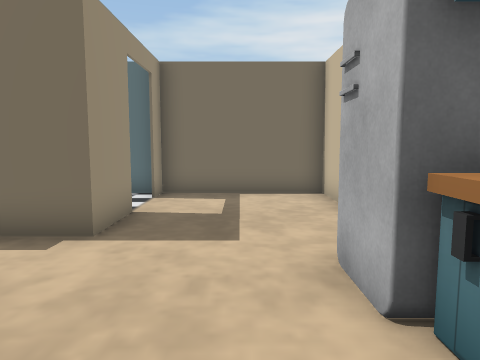
view 1 (above)

14 first-person views from a walk through a scene from a Unity 3-D project. The camera is 1.5 m above the floor, tilts 6° down and sees 70° across. The floor is counted in squares, 1 m on a side. Each view is taken from the middle of a square. On the plan, view 1 faces up. The plan holds only what a view shows up to about 16 squares ahead; the rest is blank. The player character is not drawn.

view 2
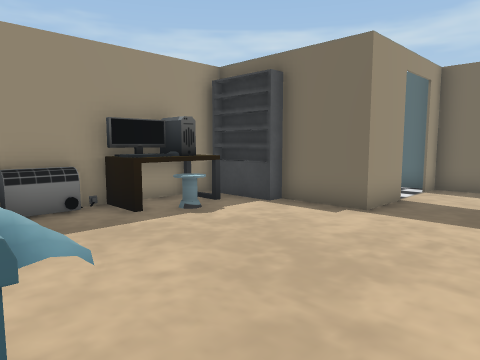

view 3
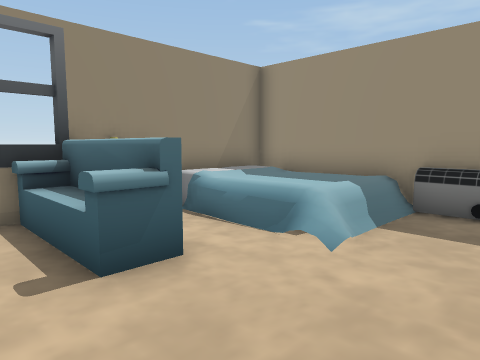

view 4
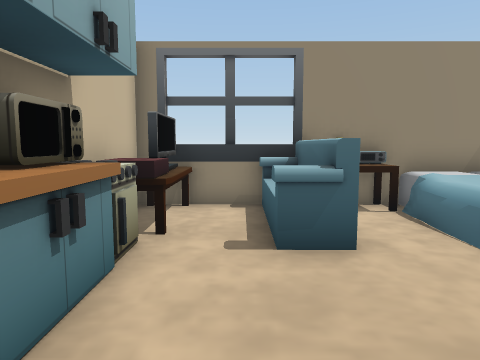

view 5
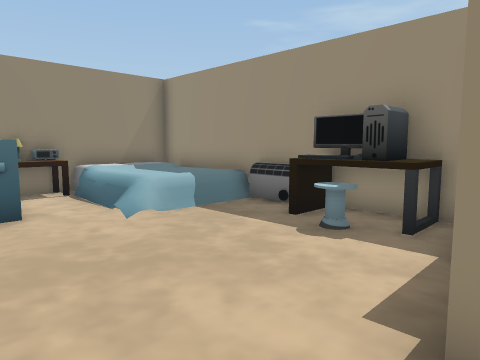

view 6
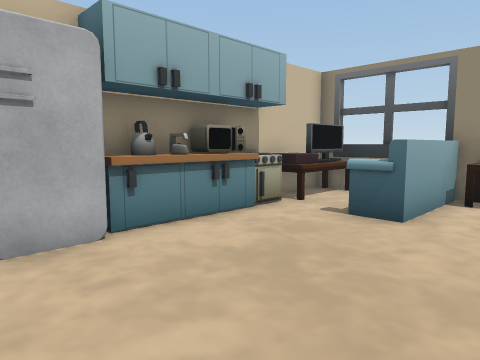

view 7
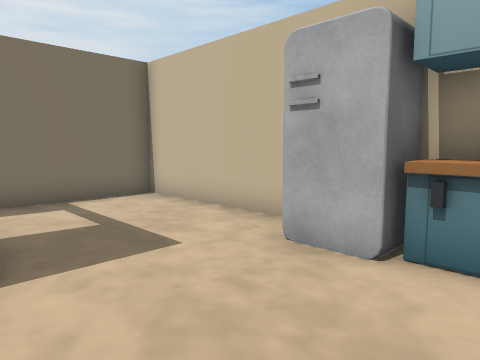

view 8
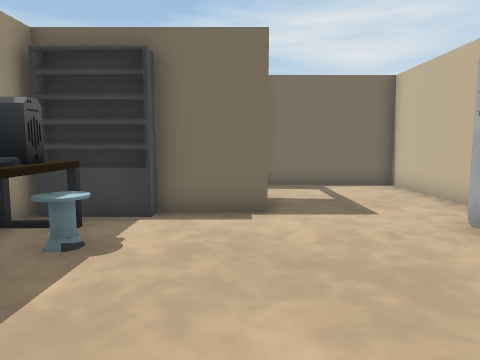

view 9
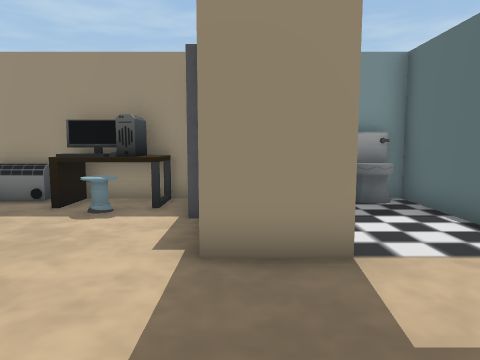

view 10
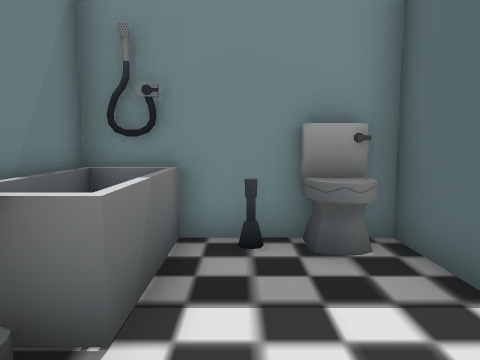

view 11
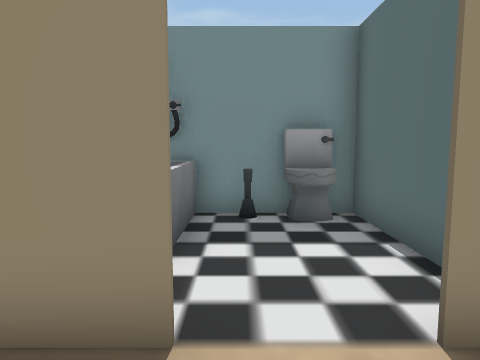

view 12
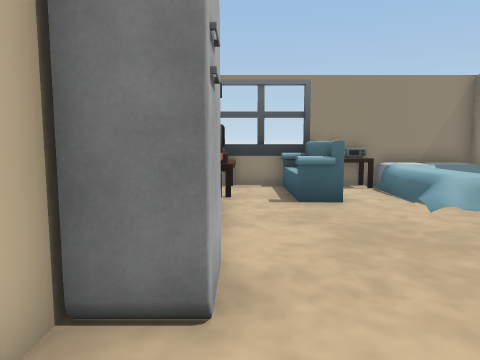

view 13
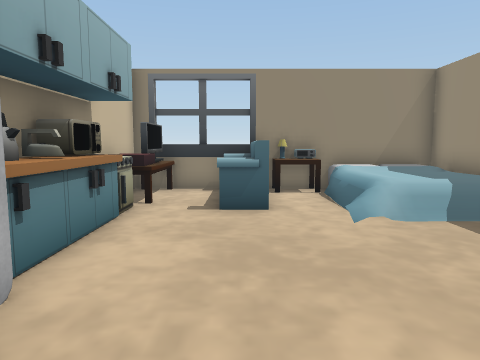

view 14
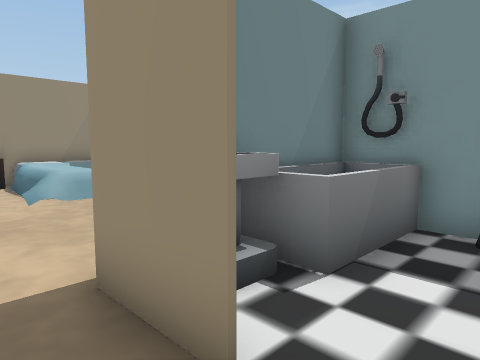

### Floor plan
Points are (right, up) in squares from view 1. A wall is a line through its corners. A room is listed if a view was taken in it or the views show most of it. See-through windows are left out.
Room 1 (views 1, 2, 3, 4, 5, 6, 7, 8, 9, 11, 12, 13, 14)
walls: (-4.9, 5.3) (-7.1, 5.3); (-4.8, 5.5) (-4.8, 5) (-7.2, 5); (1.5, -2.1) (1.5, -1); (-2.4, 7.6) (-2.4, 5.4); (-7.4, 5) (-7.4, -5.5) (2, -5.5); (2.5, -5) (2.5, 10.5) (-1.5, 10.5); (-2.4, 10.5) (-2.4, 9.5)
low walls: (1.2, -5.4) (1.2, -2.6) (2, -2.6)
ways out: opening at (-2, 8.5) to room 2
objects: bed (-7, -5) to (-4, -1); radiator (-7, 0) to (-7, 1); desk (-7, 2) to (-6, 4); other object (-5, 3); table (-3, -5); other object (-2, -5); sofa (-2, -5) to (-1, -2); fridge (1, 3) to (2, 4); microwave (2, 0); kettle (2, 1) to (2, 2)
Room 2 (view 10)
walls: (-7.5, 5.5) (-4.4, 5.5); (-1.5, 10.5) (-7.4, 10.5) (-7.4, 5)
ways out: opening at (-2, 8.5) to room 1
objects: shower (-7, 6); other object (-7, 6) to (-4, 7); toilet (-7, 8); toilet (-7, 9) to (-6, 10); sink (-4, 6) to (-3, 6)

Positions as (right, up) in squares from view 1, and headings:
1: (0, 0), facing up
2: (1, -2), facing up-left
3: (1, 2), facing down-left
4: (0, 3), facing down
5: (0, 6), facing down-left
6: (-4, 5), facing down-right
7: (-3, 1), facing up-right
8: (-3, -2), facing up
9: (2, 6), facing left
10: (-2, 8), facing left
11: (0, 8), facing left
12: (1, 7), facing down
13: (-1, 6), facing down
14: (-1, 9), facing down-left
